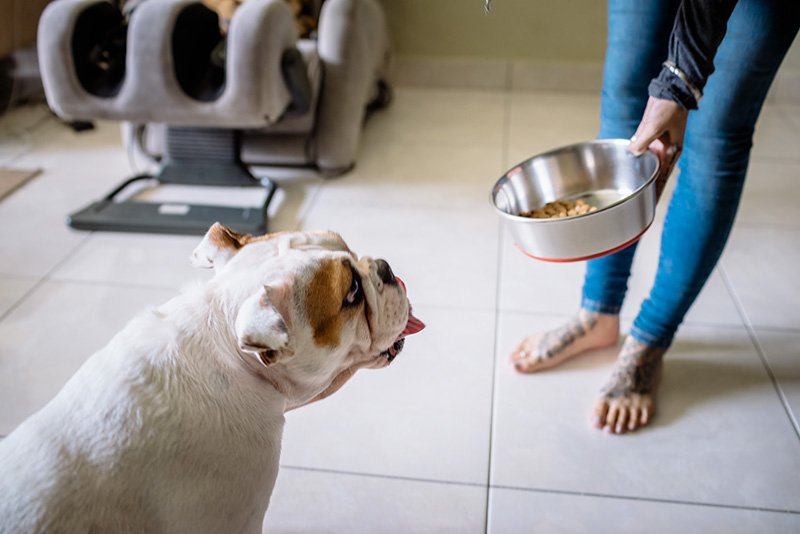
#> input picture sam/notebooks/images/dog.jpg, 800 x 534 px
$ python remove_blur.py ../sam/notebooks/images out   (older library calls are emulated)
#> lines starting #> are read from the running program, lines starting #| are printed output that depends on the picture
# -*- coding: utf-8 -*-
# Author: Bin-ze
# Email: binze.zero@gmail.com
# Date: 2023/12/28 10:08
# File Name: remove_blur.py

"""
Description of the script or module goes here.
from https://github.com/graphdeco-inria/gaussian-splatting/pull/348

Usage

blur_remove(folder_name)
this will open the images file and remove images that are blurry.

Logic

Laplacian variance helps to calculate the sharpness of the image and this is done for every image inside our dataset.
Next, the mean Laplacian variance is calculated for all images and the standard deviation is calculated as well.
Using this I choose a threshold that is set to be anything lower than mean - standard deviation.
Any image with a Laplacian variance lower than this set threshold is removed from the dataset.
Laplacian variance is a measure of the sharpness of an image.
It is calculated by computing the Laplacian of the image and then taking the variance of the Laplacian.
The Laplacian of an image is a second-order derivative, which means that it highlights high-frequency features in the image.

Here's the assumption:
If the image contains high variance, there is a wide response, including both edge and non-edge classes, representing normal focused images.
If the variance is very low, the response distribution is small, indicating very small edges in the image.
The blurrier the image, the smaller the edges.

The method of calculating the Laplacian mean and variance for the entire dataset to obtain an adaptive threshold seems unreliable,
Analysis:
This design is reasonable in a 360-degree scene because the scene is always centered in the field of view, and there will not be significant deviations in a series of captures.
However, it is different in large-scale scene capture. A simple example is moving from a high-texture area to a low-texture area. In such cases, this design may remove all low-texture captures, which is obviously an incorrect attempt.

How to solve it?
As a threshold-sensitive blur detection method, the threshold

"""

import cv2
import sys
import os
import argparse
import logging

import numpy as np
import matplotlib.pyplot as plt

from pathlib import Path

def blur_remove(input_folder, output_folder):
    # Go through the folder of images.
#> called with input_folder = '../sam/notebooks/images', output_folder = 'out'
    logging.info("================================================================================================\n")
    logging.info(f"              Removing blurry images:   {input_folder} \n")
    logging.info("================================================================================================\n")
    image_paths = []
    for filename in os.listdir(input_folder):
        file_path = os.path.join(input_folder, filename)

        if os.path.isfile(file_path):
            image_paths.append(file_path)
#> pass 2 of the loop in blur_remove, `for filename in os.listdir(input_folder):`:

    # Calculate the Laplacian and Laplacian variance of all images to detect which images are blurry.
    laplacian_variances = []
    for image_path in image_paths:
        image = cv2.imread(image_path)
#> image is the input picture: shape (534, 800, 3); mean B, G, R 148.1, 148.7, 150.6
        try:
            gray = cv2.cvtColor(image, cv2.COLOR_BGR2GRAY)
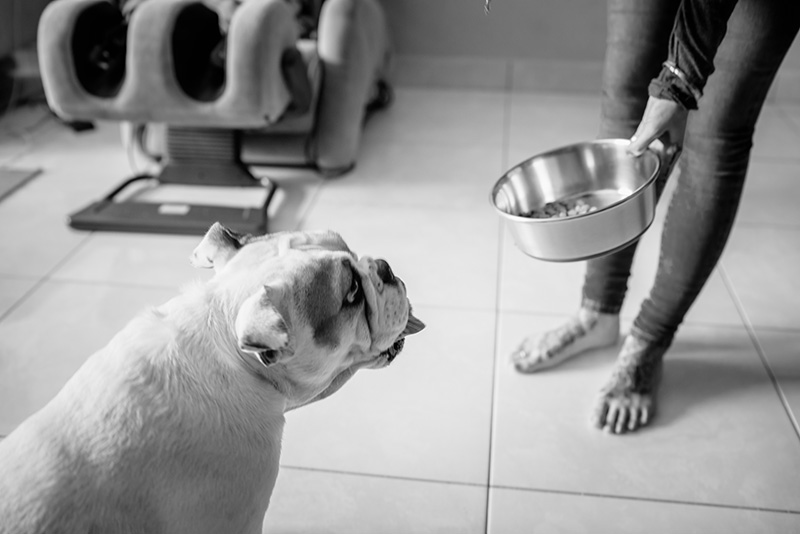
#> gray: shape (534, 800); min 0, max 255, mean 149.2
        except:
            print('1')
        laplacian_variance = cv2.Laplacian(gray, cv2.CV_64F).var()
#> laplacian_variance = 96.15

        laplacian_variances.append(laplacian_variance)
#> pass 2 of the loop in blur_remove, `for image_path in image_paths:`:
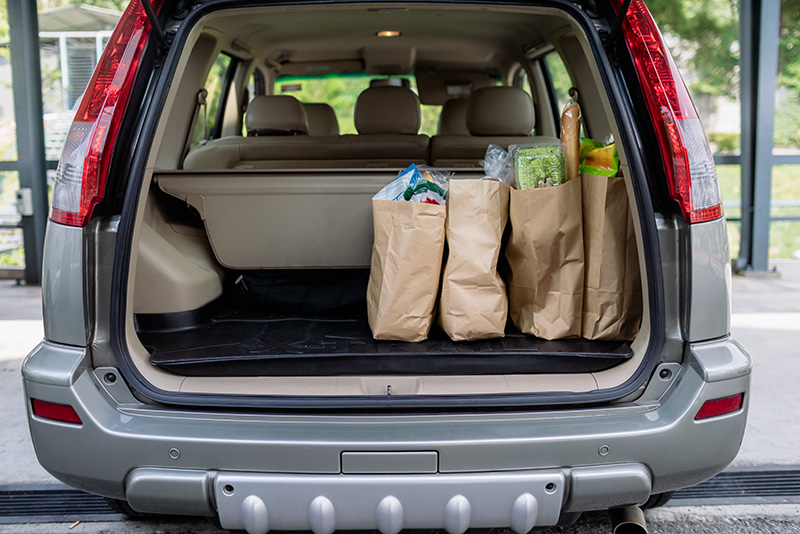
#> input picture sam/notebooks/images/groceries.jpg, 800 x 534 px
#> in blur_remove, image is the input picture: shape (534, 800, 3); mean B, G, R 102.9, 105.7, 109.5
#> in blur_remove, `gray = cv2.cvtColor(image, cv2.COLOR_BGR2GRAY)`:
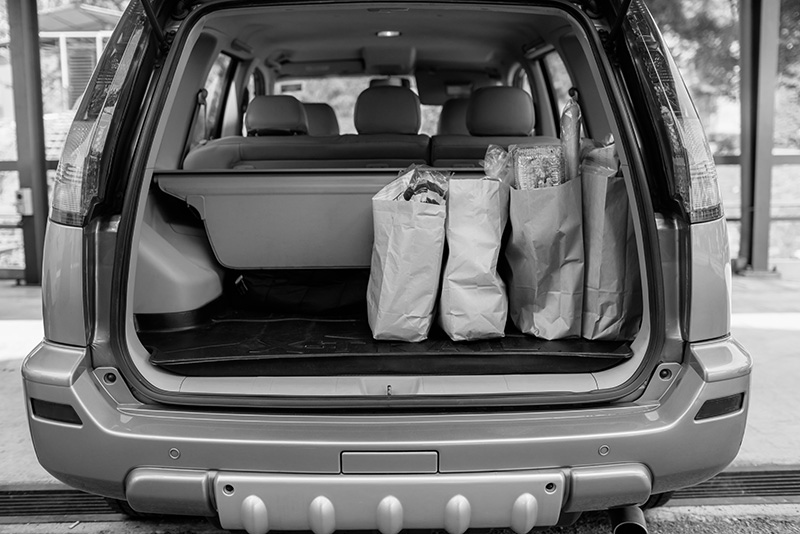
#> gray: shape (534, 800); min 0, max 255, mean 106.5
#> in blur_remove, `laplacian_variance = cv2.Laplacian(gray, cv2.CV_64F).var()`: laplacian_variance = 993.1

    # Calculate the mean and standard deviation of the Laplacian variance.
    mean_laplacian_variance = np.mean(laplacian_variances)
#> mean_laplacian_variance = 544.6
    std_laplacian_variance = np.std(laplacian_variances)
#> std_laplacian_variance = 448.5

    # Plot a histogram showing the Laplacian variance on the x-axis and frequency on the y-axis.
    plt.hist(laplacian_variances)
    plt.xlabel('Laplacian Variance')
    plt.ylabel('Frequency')
    plt.title('Laplacian Variance Histogram')
    # Save the histogram outside the images folder.
    histogram_path = os.path.join(input_folder, 'laplacian_variance_histogram.png')
    # plt.savefig(histogram_path)
    plt.show()
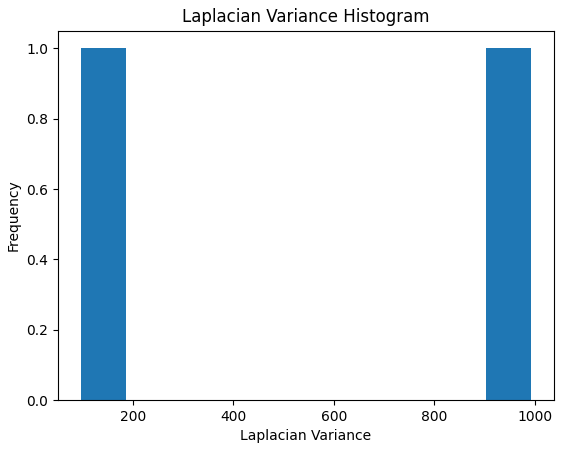
#> figure drawn by matplotlib, 1 panel

    # Calculate the threshold for blurry images.
    if mean_laplacian_variance < std_laplacian_variance:
        logging.info("Dataset is skewed")
        threshold = mean_laplacian_variance - std_laplacian_variance / 2.5
    else:
        threshold = mean_laplacian_variance - std_laplacian_variance
#> threshold = 96.15
        logging.info("Dataset is normal")

    threshold = threshold + 30  # aggressive image threshold
#> threshold = 126.1
    logging.info(f"Mean Laplacian Variance: {mean_laplacian_variance}")
    logging.info(f"Standard Deviation: {std_laplacian_variance}")
    logging.info(f"Threshold: {threshold}")

    # Delete all blurry images.
    blurry_image_paths = []
    # Create a folder to store blurry files
    output_blur_folder =os.path.join(output_folder, "blurry_images")
    os.makedirs(output_blur_folder, exist_ok=True)

    for image_path, laplacian_variance in zip(image_paths, laplacian_variances):
        if laplacian_variance < threshold:
            blurry_image_paths.append(image_path)
            image_name = os.path.basename(image_path)
            output_image_path = os.path.join(output_blur_folder, image_name)
            os.rename(image_path, output_image_path)
#> this loop made 2 passes
#> (image_path, laplacian_variance) on passes 1 to 2: ('../sam/notebooks/images/dog.jpg', 96.15), ('../sam/notebooks/images/groceries.jpg', 993.1)
#> after the loop, blurry_image_paths = ['../sam/notebooks/images/dog.jpg']

    # Print the paths of the blurry images.
    logging.info("Blurred images: \n")
    for image_path in blurry_image_paths:
        logging.info(image_path)
#> this loop made 1 pass

    logging.info("================================================================================================\n")
    logging.info(f"              Number of blurry images detected: {len(blurry_image_paths)} \n")
    logging.info("================================================================================================\n")

    # Save the updated histogram with blurry images removed.
    plt.hist(laplacian_variances)
    plt.xlabel('Laplacian Variance')
    plt.ylabel('Frequency')
    plt.title('Laplacian Variance Histogram (Blurry Images Removed)')
    # Save the histogram outside the images folder.
    updated_histogram_path = os.path.join(input_folder, 'laplacian_variance_histogram_updated.png')
    # plt.savefig(updated_histogram_path)
    plt.show()

    logging.info(f"              Updating histogram: \n")
    logging.info(updated_histogram_path)
    logging.info("================================================================================================\n")

if __name__ == '__main__':
    # Create command-line arguments parser
    parser = argparse.ArgumentParser(description='Script to remove blurry images from a folder.')
    parser.add_argument('input_folder', type=str, help='Path to the folder containing the input images.')
    parser.add_argument('output_folder', type=str, help='Path to the folder where the output images will be stored.')

    # Parse command-line arguments
    args = parser.parse_args()

    # Call the blur_remove function with the provided input and output folder paths
    blur_remove(args.input_folder, args.output_folder)
